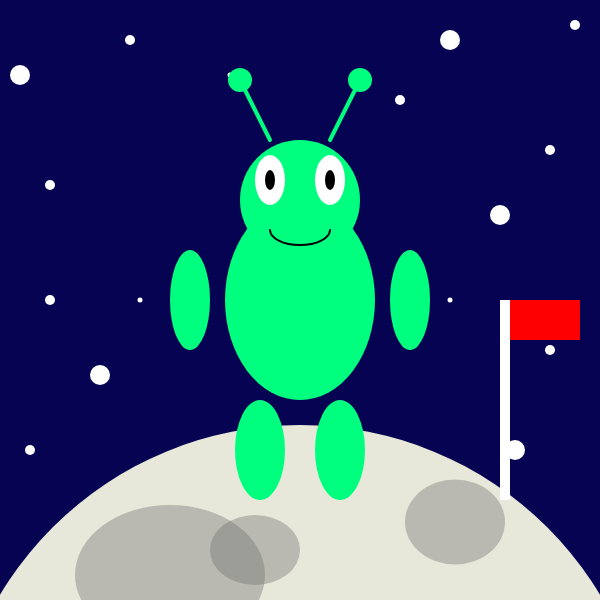
Frame 1 (no input)
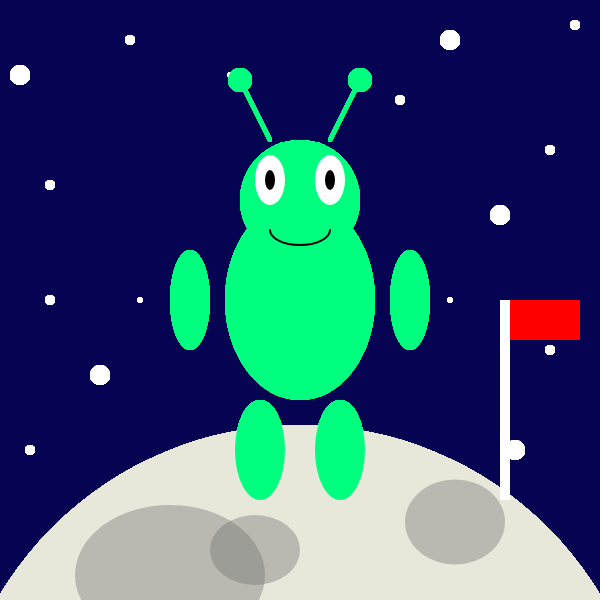
Frame 60 (no input)
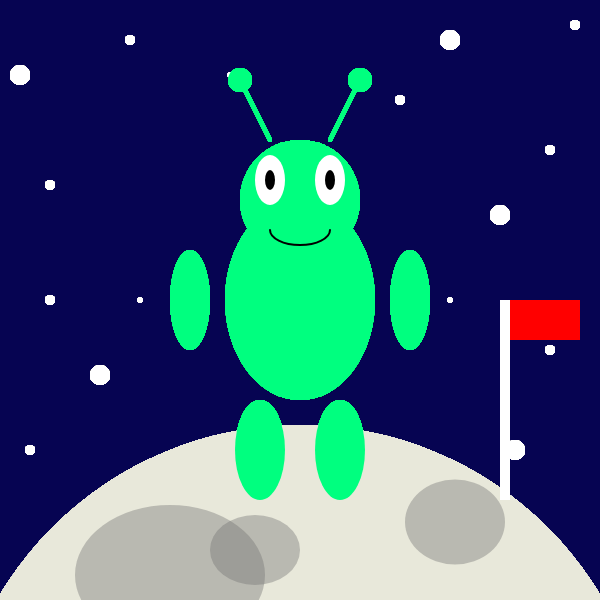
Frame 120 (the mouse pressed at the canvas centre since frame 60)

The p5.js sketch that drew these frames (run headless with seeded random() and noise() and a simulated clock; from frame 60 on, the mouse is pressed at the canvas centre):

// p5.js sketch
// ── sketch.js
function setup() {
  createCanvas(600, 600);
  background(6, 4, 82); // Dark blue background for space
  smooth();
}

function draw() {
  noStroke();

  // Draw the moon
  fill(232, 232, 218);
  ellipse(300, 775, 700, 700);

  // Draw craters
  fill(113, 113, 112, 100);
  ellipse(170, 575, 190, 140);
  ellipse(255, 550, 90, 70);
  ellipse(455, 522, 100, 85);

  // Draw small stars
  fill(255);
  ellipse(30, 450, 10, 10);
  ellipse(50, 300, 10, 10);
  ellipse(100, 375, 20, 20);
  ellipse(140, 300, 5, 5);
  ellipse(50, 185, 10, 10);
  ellipse(20, 75, 20, 20);
  ellipse(130, 40, 10, 10);
  ellipse(230, 75, 5, 5);
  ellipse(400, 100, 10, 10);
  ellipse(450, 40, 20, 20);
  ellipse(550, 150, 10, 10);
  ellipse(450, 300, 5, 5);
  ellipse(500, 215, 20, 20);
  ellipse(550, 350, 10, 10);
  ellipse(515, 450, 20, 20);
  ellipse(575, 25, 10, 10);

  // Draw the alien body
  fill(0, 255, 127); // Greenish color
  ellipse(300, 300, 150, 200); // Body

  // Draw the alien head
  ellipse(300, 200, 120, 120); // Head

  // Draw the alien eyes
  fill(255); // White for the eyes
  ellipse(270, 180, 30, 50); // Left eye
  ellipse(330, 180, 30, 50); // Right eye
  fill(0); // Black for the pupils
  ellipse(270, 180, 10, 20); // Left pupil
  ellipse(330, 180, 10, 20); // Right pupil

  // Draw the alien mouth
  noFill();
  stroke(0); // Black color
  strokeWeight(2);
  arc(300, 230, 60, 30, 0, PI); // Mouth

  // Draw the alien antennae
  stroke(0, 255, 127);
  strokeWeight(4);
  line(270, 140, 240, 80); // Left antenna
  line(330, 140, 360, 80); // Right antenna
  fill(0, 255, 127); // Greenish color
  ellipse(240, 80, 20, 20); // Left antenna tip
  ellipse(360, 80, 20, 20); // Right antenna tip

  // Draw the alien arms
  noStroke();
  fill(0, 255, 127);
  ellipse(190, 300, 40, 100); // Left arm
  ellipse(410, 300, 40, 100); // Right arm

  // Draw the alien legs
  ellipse(260, 450, 50, 100); // Left leg
  ellipse(340, 450, 50, 100); // Right leg

  // Draw the flag
  fill(255, 255, 255);
  rect(500, 300, 10, 200); // Flag pole
  fill(255, 0, 0);
  rect(510, 300, 70, 40); // Flag
}
